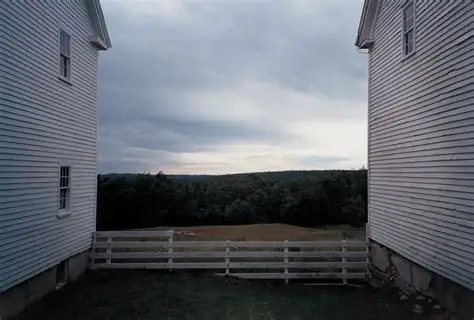
#> input picture InfraScan-Sentinel/OIP.jpg, 474 x 320 px, found by its file name
$ python main.py
#> lines starting #> are read from the running program, lines starting #| are printed output that depends on the picture; after the words box and inside, x2 and y2 are one past the last pixel; in counts of white or black regions, pixels touching at a corner belong together
import cv2
import numpy as np

# 1. Load your building photo
image = cv2.imread('C:\\ML PROJECTS\\InfraScan-Sentinel\\OIP.jpg')
#> image is the input picture: shape (320, 474, 3); mean B, G, R 110, 102.2, 97.8
# 2. Convert to Grayscale
gray = cv2.cvtColor(image, cv2.COLOR_BGR2GRAY)
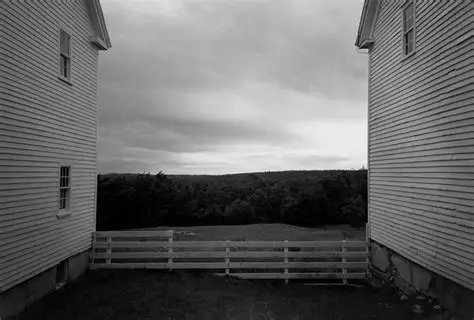
#> gray: shape (320, 474); min 0, max 240, mean 101.8

# 3. Use Canny Edge Detection
# This finds the "lines" between the buildings
edges = cv2.Canny(gray, 50, 150)
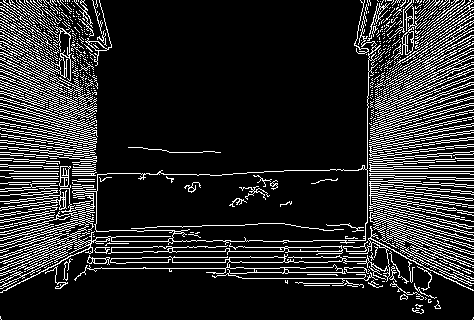
#> edges: shape (320, 474); 16.2% white in thin lines or dots

lines = cv2.HoughLinesP(
    edges,
    rho=1,            # Distance resolution in pixels (usually 1)
    theta=np.pi/180,  # Angle resolution in radians (1 degree)
    threshold=50,  # Minimum 'votes' to be considered a line
    minLineLength=60,# Minimum length of line in pixels
    maxLineGap=60 # Max gap between points to link them
)
#> lines = 278 rows, first 6: [3, 257, 468, 257], [9, 247, 470, 247], [0, 268, 464, 268], [11, 241, 473, 241], [367, 173, 469, 173], [0, 111, 154, 149]


left = []
right = []
mid = image.shape[1]//2
#> mid = 237
# 3. Draw the lines back onto the original image
if lines is not None:
    for line in lines:
        x1, y1, x2, y2 = line[0]

        # 1. Calculate the angle of the line
        # arctan2 returns radians, we convert to degrees
        angle = np.abs(np.degrees(np.arctan2(y2 - y1, x2 - x1)))

        # 2. The Vertical Filter
        # We only want lines between 70 and 110 degrees
        if 75 < angle < 105:
            cv2.line(image, (x1, y1), (x2, y2), (0, 255, 0), 3)
            if x1<mid:
                left.append(x1)
            else:
                right.append(x1)
#> this loop made 278 passes
#> (x1, y1, x2, y2, angle) on passes 1 to 3: (3, 257, 468, 257, 0), (9, 247, 470, 247, 0), (0, 268, 464, 268, 0)
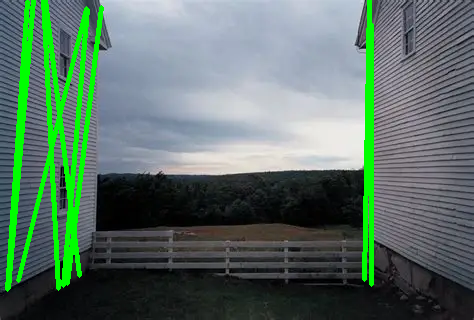
#> image: shape (320, 474, 3); 7.5% of pixels changed, all inside (x1, y1, x2, y2) = (5, 0, 374, 292)
#> after the loop, left = [43, 8, 18, 45, 7, 67, 63]; right = [371, 364]


if left:

    ignore_zone = image.shape[1]*0.1  # Ignore the leftmost 20% of the image to avoid false positives from the edge
#> ignore_zone = 47.4
    left = [x for x in left if x>ignore_zone]  # Filter out lines in the ignore zone
#> left = [67, 63]
    counts, bin_edges = np.histogram(left, bins=10)
#> counts = [1, 0, 0, 0, 0, 0, 0, 0, 0, 1]; bin_edges = [63, 63.4, 63.8, 64.2, 64.6, 65, 65.4, 65.8, 66.2, 66.6, 67]
    best_bin_index = np.argmax(counts)
#> best_bin_index = 0


    # Define the boundaries of our "Busiest Block"
    lower_bound = bin_edges[best_bin_index]
#> lower_bound = 63
    upper_bound = bin_edges[best_bin_index + 1]
#> upper_bound = 63.4

    # Filter the left edges to only include those within the busiest block

    refined_left = [x for x in left if lower_bound <= x <= upper_bound]
#> refined_left = [63]

    # Now find the final edge
    inner_left_edge = max(refined_left)
#> inner_left_edge = 63

if right:
    counts, bin_edges = np.histogram(right, bins=10)
#> bin_edges = [364, 364.7, 365.4, 366.1, 366.8, 367.5, 368.2, 368.9, 369.6, 370.3, 371]
    best_bin_index = np.argmax(counts)

    # Define the boundaries of our "Busiest Block"
    lower_bound = bin_edges[best_bin_index]
#> lower_bound = 364
    upper_bound = bin_edges[best_bin_index + 1]
#> upper_bound = 364.7

    # Filter the right edges to only include those within the busiest block

    refined_right = [x for x in right if lower_bound <= x <= upper_bound]
#> refined_right = [364]

    # Now find the final edge
    inner_right_edge = min(refined_right)
#> inner_right_edge = 364


# Check if we successfully found BOTH edges using our refined logic
if 'inner_left_edge' in locals() and 'inner_right_edge' in locals():

    # 1. THE MATH: Use the variables created by your histogram blocks
    pixel_gap = inner_right_edge - inner_left_edge
#> pixel_gap = 301
    cm_per_pixel = 0.06  # This is a made-up conversion factor; you'd need to calibrate this for your specific image
    real_world_gap = pixel_gap*cm_per_pixel
#> real_world_gap = 18.06
    if real_world_gap <4:  # If the gap is less than 10 cm, we consider it a "collision risk"
        status = "WARNING: Collision Risk Detected!"
        color = (0, 0, 255)  # Red
    else:
        status = "Gap is safe."
        color = (0, 255, 0)  # Green if safe

    # 2. THE DRAWING: Visualizing the measurement
    y_mid = image.shape[0] // 2
#> y_mid = 160


    # 1. Draw the dynamic bridge (Red if dangerous, Green if safe)
    cv2.line(image, (int(inner_left_edge), y_mid), (int(inner_right_edge), y_mid), color, 5)

    # 2. Show the primary measurement (CM) at the top
    cv2.putText(image, f"GAP: {real_world_gap:.1f}cm", (int(inner_left_edge), y_mid - 40),
                cv2.FONT_HERSHEY_SIMPLEX, 0.8, color, 2)

    # 3. Show the Status Verdict slightly below it
    cv2.putText(image, status, (int(inner_left_edge), y_mid - 15),
                cv2.FONT_HERSHEY_SIMPLEX, 0.6, color, 2)
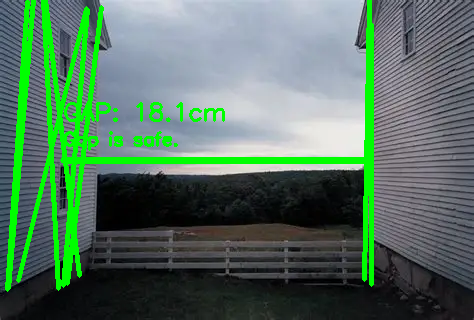
#> image: shape (320, 474, 3); mean B, G, R 97.8, 116.2, 87.1

    print(f"REFINED Detected Gap: {pixel_gap:.2f} pixels")
#| REFINED Detected Gap: 301.00 pixels
    print(f"REFINED Estimated Real-World Gap: {real_world_gap:.2f} cm")
#| REFINED Estimated Real-World Gap: 18.06 cm
    cv2.imshow('InfraScan Sentinel - Seismic Audit', image)


if cv2.waitKey(0) & 0xFF == ord('q'):
#> (key q is pressed here)
    pass

cv2.destroyAllWindows()
